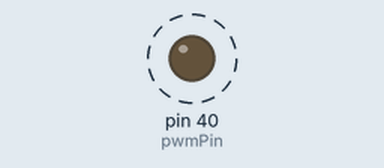
Bench run of a sketch on a simulated Arduino Mega 2560, built with avr-gcc and run on an emulated ATmega2560. On the bench: output pins drawn as LEDs (lit = HIGH). Dashed ring = blinking.

Above: at 0.2 s.
Timing chart, 0 to 3.0 s (numbered marks = the images above):
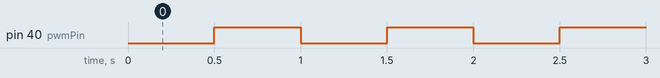

Measured:
- by itself, pin 40 (pwmPin): alternates HIGH for 0.50 s and LOW for 0.50 s

The sketch:

StepRC.ino
```cpp
/*
           Vo        0.5*Vcc              3
  G(s) = ----- = --------------- = ---------------
           d      1 + 0.5*R*C*s     1 + (50E-3)*s

  d: duty cycle of PWM
  Vo: output voltage
  Vcc: input voltage
  R: resistance
  C: capacitance

  Microcontroller: Texas Instruments C2000 Piccolo MCU F28027 LaunchPad Development Kit
  IDE: Energia (Similar to Arduino IDE)
*/

const int pwmPin = 40;	// Change the numbering depending on the microcontroller

int duty = 85; //1.0V or 170 -> 2.0V

void setup()
{
  pinMode(pwmPin, OUTPUT);
}

void loop()
{
  delay(500);
  duty = (duty >= 170) ? 85 : 170;
  analogWrite(pwmPin, duty);
}
```
